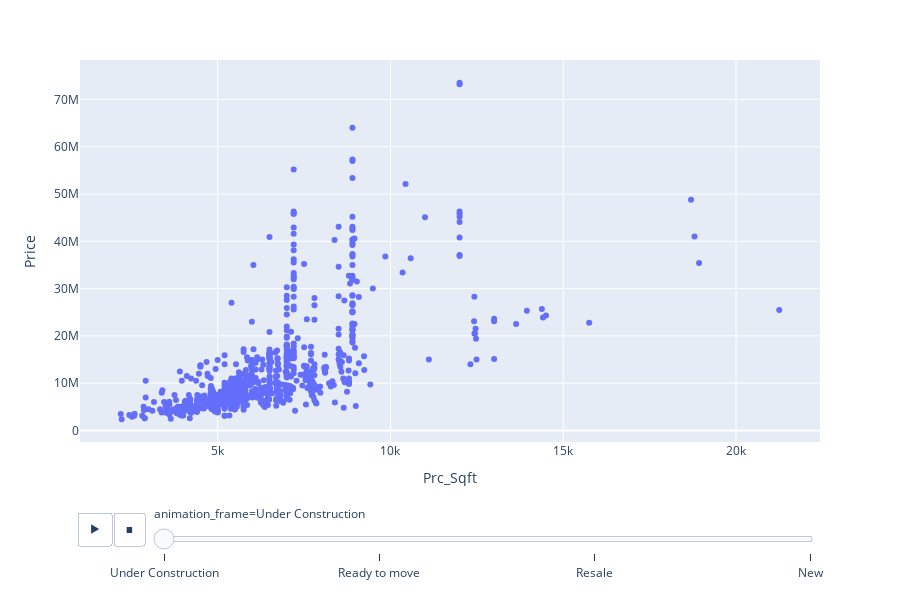

The code cell stored with this chart in its notebook:
### Code cell
fig = px.scatter(data, x='Prc_Sqft', y='Price',animation_frame=df['Status'],height=600)
fig.show()

### Figure 1 — Plotly figure (JSON) as saved in the notebook; plotly's stock layout.template omitted (floating-point values rounded to 4 significant figures; data arrays with more than 128 entries replaced by an {"elided": "..."} marker saying what was removed)
{"data": [{"hovertemplate": "animation_frame=Under Construction<br>Prc_Sqft=%{x}<br>Price=%{y}<extra></extra>", "legendgroup": "", "marker": {"color": "#636efa", "symbol": "circle"}, "mode": "markers", "name": "", "orientation": "v", "showlegend": false, "type": "scatter", "x": {"elided": "869 int values"}, "xaxis": "x", "y": {"elided": "869 int values"}, "yaxis": "y"}], "layout": {"height": 600, "legend": {"tracegroupgap": 0}, "margin": {"t": 60}, "sliders": [{"active": 0, "currentvalue": {"prefix": "animation_frame="}, "len": 0.9, "pad": {"b": 10, "t": 60}, "steps": [{"args": [["Under Construction"], {"frame": {"duration": 0, "redraw": false}, "fromcurrent": true, "mode": "immediate", "transition": {"duration": 0, "easing": "linear"}}], "label": "Under Construction", "method": "animate"}, {"args": [["Ready to move"], {"frame": {"duration": 0, "redraw": false}, "fromcurrent": true, "mode": "immediate", "transition": {"duration": 0, "easing": "linear"}}], "label": "Ready to move", "method": "animate"}, {"args": [["Resale"], {"frame": {"duration": 0, "redraw": false}, "fromcurrent": true, "mode": "immediate", "transition": {"duration": 0, "easing": "linear"}}], "label": "Resale", "method": "animate"}, {"args": [["New"], {"frame": {"duration": 0, "redraw": false}, "fromcurrent": true, "mode": "immediate", "transition": {"duration": 0, "easing": "linear"}}], "label": "New", "method": "animate"}], "x": 0.1, "xanchor": "left", "y": 0, "yanchor": "top"}], "updatemenus": [{"buttons": [{"args": [null, {"frame": {"duration": 500, "redraw": false}, "fromcurrent": true, "mode": "immediate", "transition": {"duration": 500, "easing": "linear"}}], "label": "&#9654;", "method": "animate"}, {"args": [[null], {"frame": {"duration": 0, "redraw": false}, "fromcurrent": true, "mode": "immediate", "transition": {"duration": 0, "easing": "linear"}}], "label": "&#9724;", "method": "animate"}], "direction": "left", "pad": {"r": 10, "t": 70}, "showactive": false, "type": "buttons", "x": 0.1, "xanchor": "right", "y": 0, "yanchor": "top"}], "xaxis": {"anchor": "y", "domain": [0, 1], "title": {"text": "Prc_Sqft"}}, "yaxis": {"anchor": "x", "domain": [0, 1], "title": {"text": "Price"}}}}
